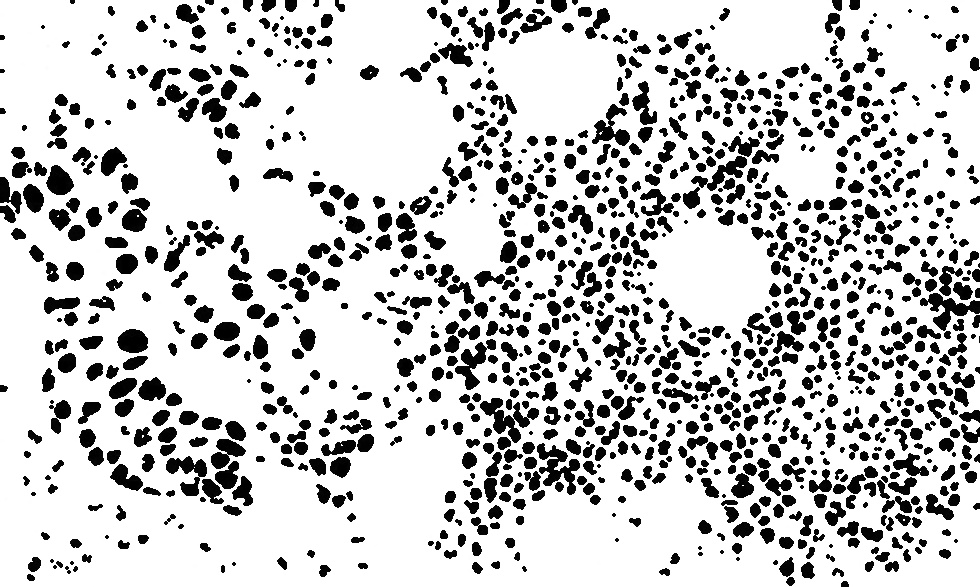
#> input picture HW5/Images/BCClosed2.jpg, 980 x 587 px, found by its file name
$ python DistanceFinal.py ../Images/BCClosed2.jpg ../Images/BCDistanced.jpg
#> lines starting #> are read from the running program, lines starting #| are printed output that depends on the picture; after the words box and inside, x2 and y2 are one past the last pixel; in counts of white or black regions, pixels touching at a corner belong together
### HW5/src/DIPLib.py
import os
import sys
import cv2 as cv
import numpy as np
import matplotlib.pyplot as plt

#Display image in window
def displayImage(img):
    cv.imshow("Image", img)
    cv.waitKey(0)
    cv.destroyAllWindows()

#Save image to given path
# [357 lines left out: functions saveImage, rgb2gray, rgb2graySingleChannel, rgb2binary, gray2binary, histogram and 10 more, not called in this run]

### HW5/src/DistanceFinal.py
'''Program to apply morphological functions on input image'''
import os
import sys
import cv2 as cv
import numpy as np
import matplotlib.pyplot as plt
from skimage.feature import peak_local_max
from scipy import ndimage as ndi
import random as rng
from DIPLib import displayImage

#Generate histogram of single channel of image
# [67 lines left out: functions histogram, minMaxLCS, plotCenters, not called in this run]

def centerImage(img, markers):
    imgHeight, imgWidth = img.shape[:2]

    imgCenters = np.zeros((imgHeight, imgWidth), dtype=np.uint8)

    for coor in markers:
        y, x = coor
        imgCenters[y][x] = 255

    return imgCenters

#Generate size count of cells
def cellCount (labels):
    #Create array to hold size in pixels
    cellSizes = np.zeros(np.amax(labels), dtype = np.uint32)
    #Extract size attributes
    imgHeight, imgWidth = labels.shape[:2]

    for y in range(imgHeight):
        for x in range(imgWidth):
            cellSizes[labels[y][x] - 1] += 1

    '''#Remove two largest sizes (background and watershed dams)
    maxInd = np.argmax(cellSizes)
    cellSizes = np.delete(cellSizes, maxInd)
    maxInd = np.argmax(cellSizes)
    cellSizes = np.delete(cellSizes, maxInd)'''

    return cellSizes

def thresholdSize(labels, cellSizes, img, m, l):
    #Create array to hold threshold category
    thresholdCat = np.zeros((np.amax(labels), 3), dtype = np.uint32)

    for i in range(len(cellSizes)):
        if (cellSizes[i] < m):
            thresholdCat[i] = [0,0,255]
        elif(cellSizes[i] < l):
            thresholdCat[i] = [0,255,0]
        elif(cellSizes[i] < 1000):
            thresholdCat[i] = [255,0,0]
        else:
            thresholdCat[i] = [0,0,0]

    #Extract size attributes
    imgHeight, imgWidth = img.shape[:2]

    #Create the result image
    dst = np.zeros((imgHeight, imgWidth, 3), dtype=np.uint8)

    for y in range(imgHeight):
        for x in range(imgWidth):
            #print(dst[y][x])
            dst[y][x] = thresholdCat[labels[y,x] - 1]
            #print(dst[y][x])

    displayImage(dst)


#Get paths for input and output files
srcDir = os.path.dirname(os.path.abspath(__file__))
inPath = str(srcDir + '\\' + sys.argv[1])
outPath = str(srcDir + '\\' + sys.argv[2])

#Read in image
img = cv.imread(inPath)
#> img is the input picture: shape (587, 980, 3); min 0, max 255, mean 200.8

#Convert to gray for appropriate dtype
img = cv.cvtColor(img, cv.COLOR_BGR2GRAY)
#> img: shape (587, 980)

#Invert image
img = 255 - img

#Apply distance transform
distTrans = cv.distanceTransform(img, cv.DIST_L2, cv.DIST_MASK_PRECISE)

#Normalize into range {0.0, 1.0}
cv.normalize(distTrans, distTrans, 0, 1.0, cv.NORM_MINMAX)

#Generate sure background and foreground images
sure_fg = cv.erode(img, None, iterations=2)
sure_bg = cv.dilate(img, None, iterations=2)
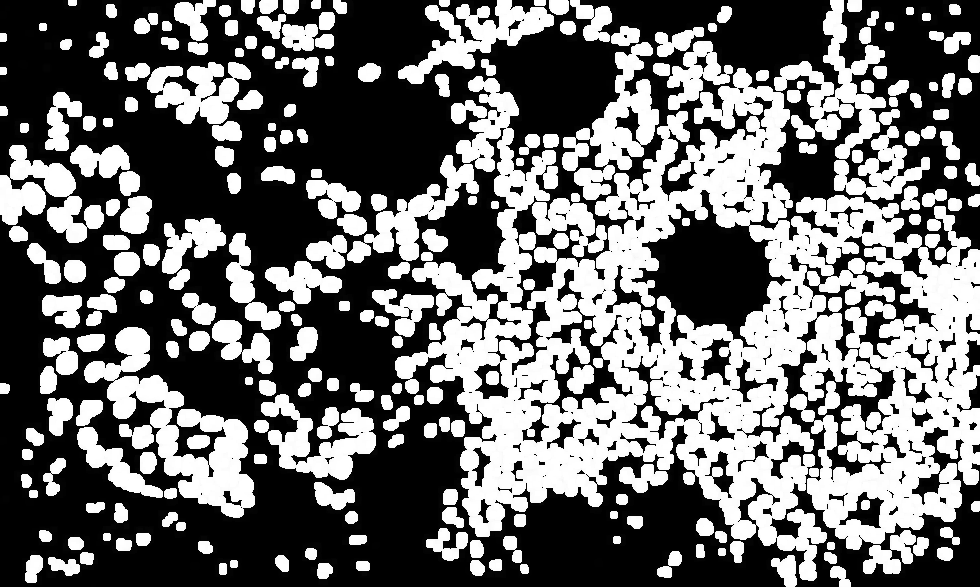
#> sure_bg: shape (587, 980); min 0, max 255, mean 109.3
#displayImage(sure_bg)

#Extract local maxima
markers = peak_local_max(distTrans, 3, threshold_rel=.4)
#> markers = 574 pairs, first value 3 to 570, second value 9 to 975

kernel = np.zeros((3,3), dtype=np.uint8)
kernel[0][1] = 1
kernel[1][0] = 1
kernel[1][1] = 1
kernel[1][2] = 1
kernel[2][1] = 1

#Place center points at maxima and dilate
imgCenters = centerImage(distTrans, markers)
#> the loop in centerImage, `for coor in markers:` made 574 passes
#> (y, x) on passes 1 to 3: (182, 59), (341, 133), (264, 126)
#> after the loop in centerImage, `for coor in markers:`:
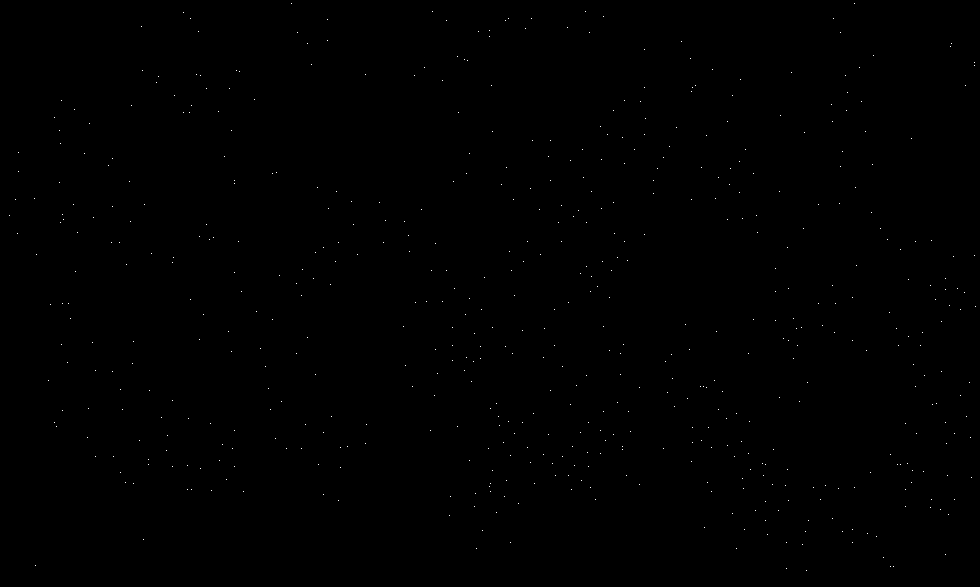
#> imgCenters: shape (587, 980); 0.1% white in thin lines or dots
imgCenters = cv.dilate(imgCenters, None, iterations=2)
#> imgCenters: shape (587, 980); 2.5% white; 546 white regions, largest, box (x1, y1, x2, y2) and area: (58, 212, 66, 225) 71, (487, 481, 493, 494) 67, (689, 83, 698, 94) 65

#Perform connected components on centers
ret, labels = cv.connectedComponents(imgCenters)
#> labels: shape (587, 980) int32; 547 distinct labels, from 0 to 546
#> ret = 547

#Subtract known centers
unknown = cv.subtract(sure_bg, imgCenters)
#displayImage(unknown)

#Increment labels to save 0 for unknown
labels = labels + 1
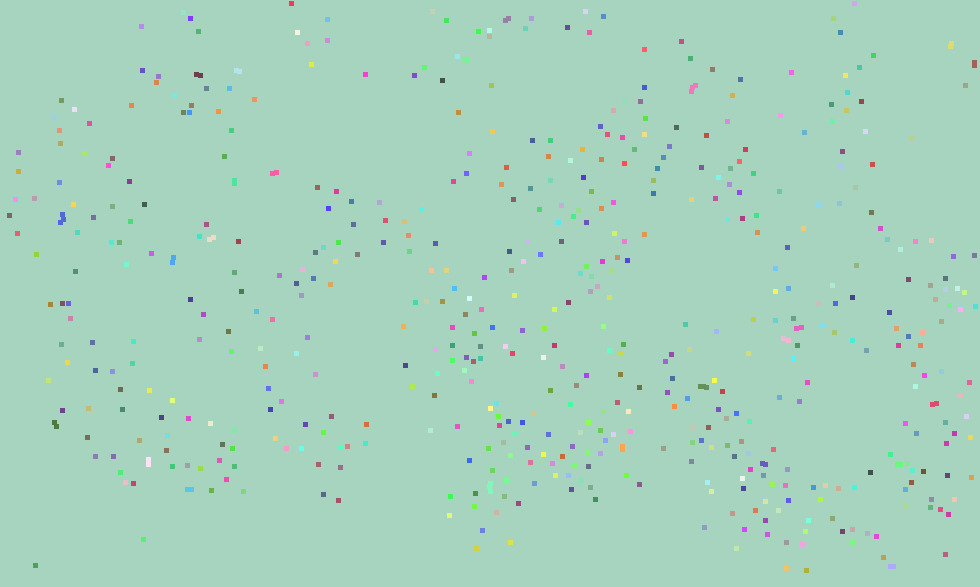
#> labels: shape (587, 980) int32; 547 distinct labels, from 1 to 547; one colour per label, 0 black

#Set unknown area in combined image to 0
labels[unknown == 255] = 0

#Convert to color
imgCenters = cv.cvtColor(imgCenters, cv.COLOR_GRAY2BGR)
img = cv.cvtColor(img, cv.COLOR_GRAY2BGR)
#> img: shape (587, 980, 3)

#Perform watershed
labels = cv.watershed(img, labels)
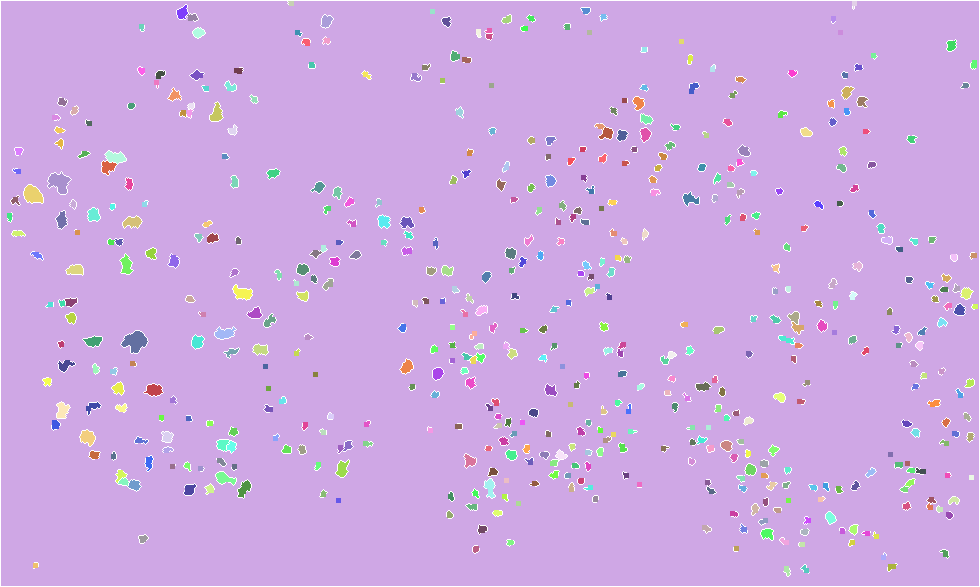
#> labels: shape (587, 980) int32; 548 distinct labels, from -1 to 547; one colour per label, 0 black, -1 white

#Generate random colors
colors = []
for contour in range(np.amax(labels)):
    colors.append((rng.randint(0,256), rng.randint(0,256), rng.randint(0,256)))

#Create the result image
dst = np.zeros((labels.shape[0], labels.shape[1], 3), dtype=np.uint16)
print(labels.shape)
#| (587, 980)
#Fill labeled objects with random colors
for i in range(labels.shape[0]):
    for j in range(labels.shape[1]):
        index = labels[i,j]
        dst[i][j] = colors[index-1]
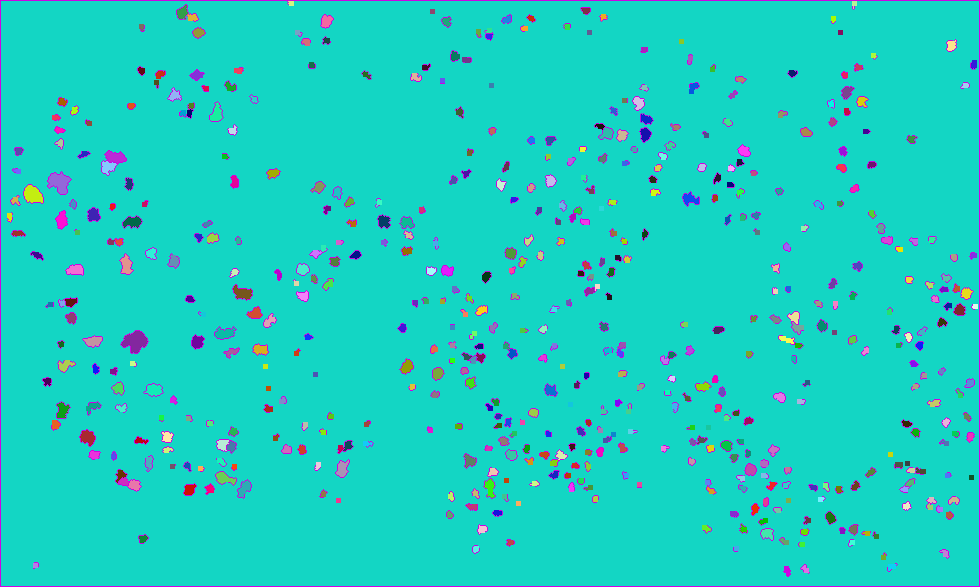
#> dst: shape (587, 980, 3) uint16; mean of channels 0, 1, 2 194.6, 206.2, 29.2; drawn with min black and max white

#Set bg to blue
dst[labels == 1] = [255,0,0]
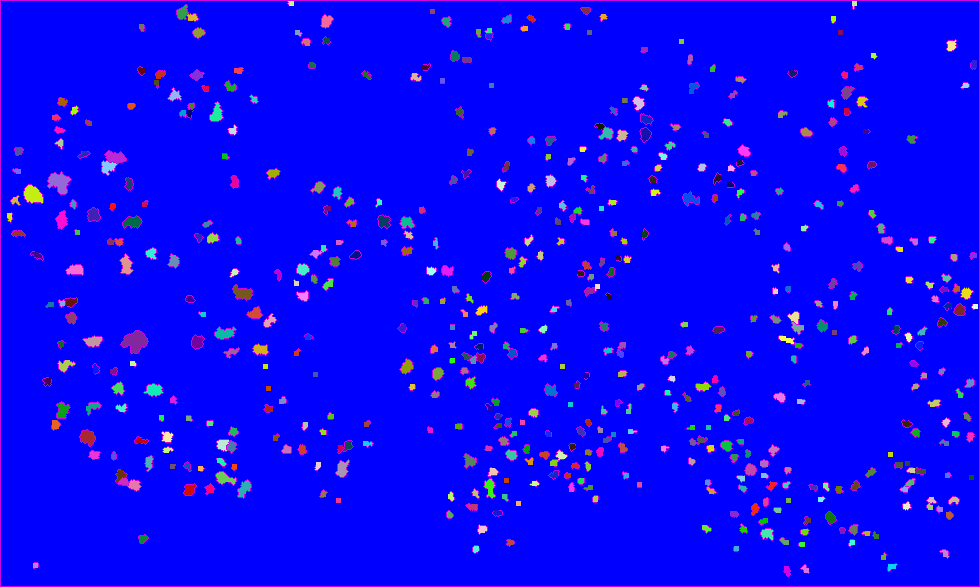
#> dst: shape (587, 980, 3) uint16; mean of channels 0, 1, 2 248.6, 6, 10.5; drawn with min black and max white

#Generate size histogram
size = cellCount(labels)
#> size = 547 values, max 535513 at index 0, min 25 at index 3, mean 1051.7
thresholdSize(labels,size, img, 70, 110)
#> after the loop in thresholdSize, `for i in range(len(cellSizes)):`: thresholdCat = 547 rows, first 8: [0, 0, 0], [0, 0, 255], [0, 0, 255], [0, 0, 255], [0, 0, 255], [0, 255, 0], [0, 0, 255], [0, 0, 255]
#> after the loop in thresholdSize, `for y in range(imgHeight):`:
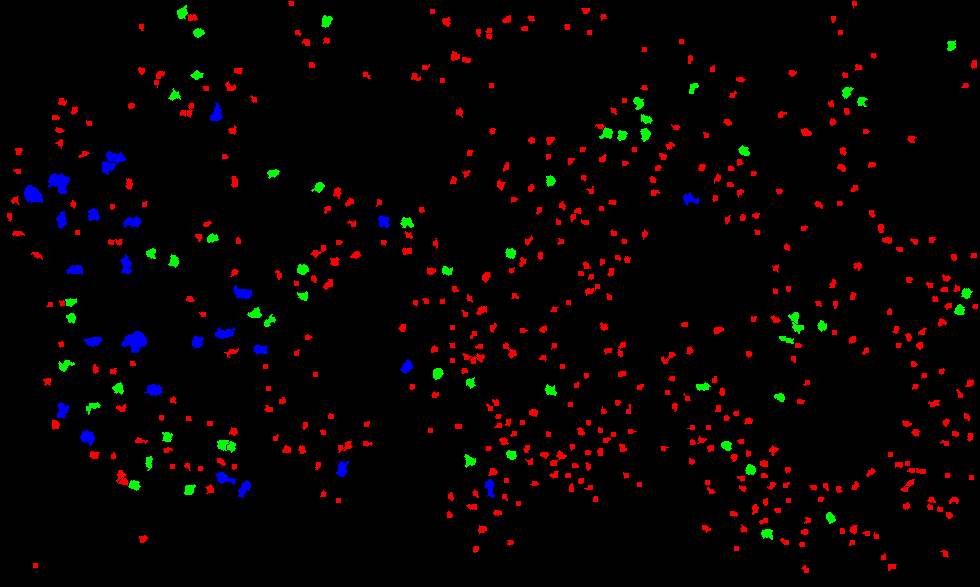
#> dst: shape (587, 980, 3); mean of channels 0, 1, 2 1.8, 2.1, 7.7; drawn as B, G, R

#Save final image
cv.imwrite(outPath, dst)

$ run again, on HW5/Images/GlomClosed2.jpg
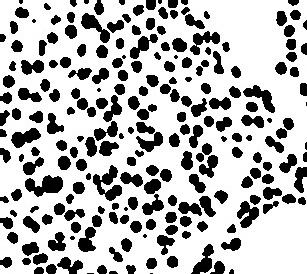
#> input picture HW5/Images/GlomClosed2.jpg, 307 x 274 px, found by its file name
#> img is the input picture: shape (274, 307, 3); min 0, max 255, mean 181.8
#> markers = 258 pairs, first value 3 to 270, second value 3 to 301
#> the loop in centerImage, `for coor in markers:` made 258 passes
#> (y, x) on passes 1 to 3: (184, 54), (184, 49), (21, 88)
#> after the loop in centerImage, `for coor in markers:`:
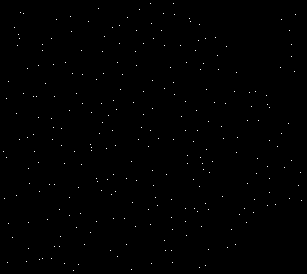
#> imgCenters: shape (274, 307); 0.31% white in thin lines or dots
#> ret = 246
#| (274, 307)
#> size = 246 values, max 58020 at index 0, min 26 at index 122, mean 341.9
#> after the loop in thresholdSize, `for i in range(len(cellSizes)):`: thresholdCat = 246 rows, first 8: [0, 0, 0], [0, 255, 0], [0, 0, 255], [0, 255, 0], [0, 0, 255], [0, 255, 0], [0, 0, 255], [0, 0, 255]
#> after the loop in thresholdSize, `for y in range(imgHeight):`:
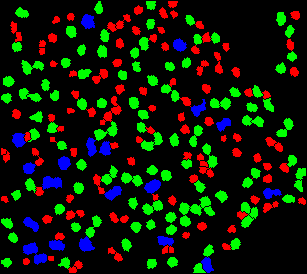
#> dst: shape (274, 307, 3); mean of channels 0, 1, 2 8.4, 28.5, 17.6; drawn as B, G, R
